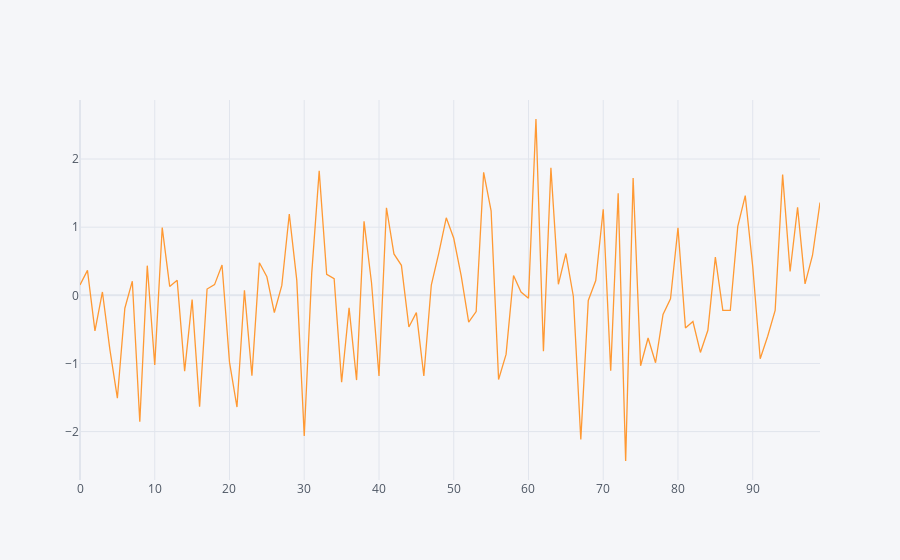

Notebook source saved alongside this figure:
### Code cell
df[["A"]].iplot()

### Figure 1 — Plotly figure (JSON) as saved in the notebook; plotly's stock layout.template omitted (floating-point values rounded to 4 significant figures)
{"data": [{"line": {"color": "rgba(255, 153, 51, 1.0)", "dash": "solid", "shape": "linear", "width": 1.3}, "mode": "lines", "name": "A", "text": "", "type": "scatter", "x": [0, 1, 2, 3, 4, 5, 6, 7, 8, 9, 10, 11, 12, 13, 14, 15, 16, 17, 18, 19, 20, 21, 22, 23, 24, 25, 26, 27, 28, 29, 30, 31, 32, 33, 34, 35, 36, 37, 38, 39, 40, 41, 42, 43, 44, 45, 46, 47, 48, 49, 50, 51, 52, 53, 54, 55, 56, 57, 58, 59, 60, 61, 62, 63, 64, 65, 66, 67, 68, 69, 70, 71, 72, 73, 74, 75, 76, 77, 78, 79, 80, 81, 82, 83, 84, 85, 86, 87, 88, 89, 90, 91, 92, 93, 94, 95, 96, 97, 98, 99], "y": [0.1504, 0.3663, -0.5215, 0.04914, -0.7964, -1.51, -0.1896, 0.207, -1.855, 0.4351, -1.021, 0.9935, 0.1307, 0.2198, -1.113, -0.06272, -1.634, 0.0919, 0.1567, 0.4452, -0.9813, -1.639, 0.07412, -1.178, 0.4772, 0.2717, -0.2527, 0.1457, 1.194, 0.2222, -2.063, 0.3216, 1.826, 0.3085, 0.2431, -1.275, -0.1852, -1.244, 1.085, 0.1841, -1.184, 1.285, 0.6076, 0.4402, -0.4652, -0.2546, -1.182, 0.1509, 0.6191, 1.137, 0.8368, 0.2838, -0.3949, -0.2391, 1.804, 1.24, -1.236, -0.8673, 0.2905, 0.04688, -0.04341, 2.587, -0.8216, 1.87, 0.1616, 0.6131, -0.01394, -2.117, -0.07508, 0.2166, 1.262, -1.108, 1.496, -2.432, 1.72, -1.034, -0.626, -0.99, -0.2811, -0.05131, 0.9898, -0.4792, -0.3848, -0.8389, -0.514, 0.5609, -0.2199, -0.2216, 1.012, 1.463, 0.4224, -0.9317, -0.6009, -0.2218, 1.771, 0.3497, 1.29, 0.1681, 0.5879, 1.36]}], "layout": {"legend": {"bgcolor": "#F5F6F9", "font": {"color": "#4D5663"}}, "paper_bgcolor": "#F5F6F9", "plot_bgcolor": "#F5F6F9", "title": {"font": {"color": "#4D5663"}}, "xaxis": {"gridcolor": "#E1E5ED", "showgrid": true, "tickfont": {"color": "#4D5663"}, "title": {"font": {"color": "#4D5663"}, "text": ""}, "zerolinecolor": "#E1E5ED"}, "yaxis": {"gridcolor": "#E1E5ED", "showgrid": true, "tickfont": {"color": "#4D5663"}, "title": {"font": {"color": "#4D5663"}, "text": ""}, "zerolinecolor": "#E1E5ED"}}}
